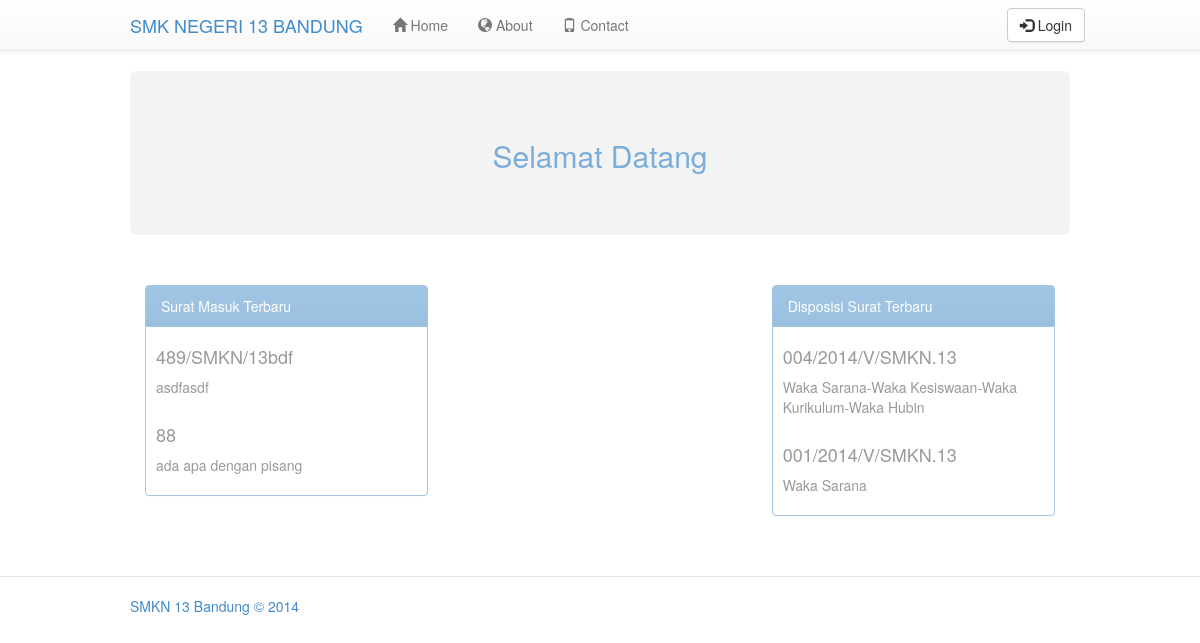
/old/index2.php, run on the app's committed database.
### tables this page shows
CREATE TABLE IF NOT EXISTS `tbl_surat_masuk` (
  `no_surat` int(5) NOT NULL AUTO_INCREMENT,
  `no_urut` int(5) NOT NULL,
  `indek` varchar(11) NOT NULL,
  `kode_sm` varchar(20) NOT NULL,
  `nomor_agenda` varchar(100) NOT NULL,
  `perihal` text NOT NULL,
  `isi_ringkas` text NOT NULL,
  `asal_surat` varchar(100) NOT NULL,
  `tgl_sm` date NOT NULL,
  `lampiran` int(5) NOT NULL,
  `tgl_diteruskan` date NOT NULL,
  `nama_file` varchar(50) NOT NULL,
  `golongan_surat` varchar(20) NOT NULL,
  `pengolah` varchar(30) NOT NULL,
  PRIMARY KEY (`no_surat`)
);

CREATE TABLE IF NOT EXISTS `tbl_disposisi_surat` (
  `no_surat` varchar(100) NOT NULL,
  `tanggal_penyelesaian` date NOT NULL,
  `tanggal_penerimaan` date NOT NULL,
  `instruksi` text NOT NULL,
  `diteruskan_kpd` varchar(100) NOT NULL,
  `proses` text NOT NULL,
  PRIMARY KEY (`no_surat`)
);

### old/index2.php (the view, shortened to what this page needs)
<?php
include("db.php");
?>
<!DOCTYPE html>
<html lang="en">
  <head>
    <link href="assets/css/bootstrap-theme.css" rel="stylesheet">
    <link href="assets/css/bootstrap.css" rel="stylesheet">
    <link href="assets/css/jumbotron-narrow.css" rel="stylesheet">
    <link href="assets/css/signin.css" rel="stylesheet">
  </head>
  <body style= "background:url(assets/bg/smk13.jpg);background-repeat:no-repeat;background-size:100% 100%;">
    <div class="container" >
      <div class="header">
        <div class="navbar navbar-default navbar-fixed-top" role="navigation">
          <div class="container">
            <div class="navbar-header">
              <a class="navbar-brand text-uppercase" href="index.php" >SMK Negeri 13 Bandung</a>
            </div>
            <div class="navbar-collapse collapse">
              <ul class="nav navbar-nav">
                <li><a href="index.php" data-toggle="tooltip" data-placement="bottom" title="Kembali Ke Beranda" class="tooltip-test"><span class="glyphicon glyphicon-home"></span> Home</a></li>
                <li><a data-toggle="modal" data-target="#about" data-toggle="tooltip" data-placement="bottom" title="Tentang Kami" class="tooltip-test"><span class="glyphicon glyphicon-globe"></span> About</a></li>
                <li><a data-toggle="modal" data-target="#contact" data-toggle="tooltip" data-placement="bottom" title="Contact Us" class="tooltip-test"><span class="glyphicon glyphicon-phone"></span> Contact</a></li>
              </ul>
              <ul class="nav navbar-nav navbar-right">
                <li>
                    <?php if (empty($_SESSION['login_user'])) { ?>
                    <button type="button" class="btn btn-default navbar-btn" data-container="body" data-toggle="popover" data-placement="bottom"><span class="glyphicon glyphicon-log-in"></span> Login </button>
                    <?php }?>
                </li>
              </ul>
            </div>
          </div>
        </div>
      </div>
<div style="opacity:0.7;">
      <div class="jumbotron">
        <h2 class="text-center text-primary">Selamat Datang </h1>
      </div>
      <div class="row marketing" style="opacity:0.7;">
        <div class="col-lg-4 " style="padding-top:10px; ">
          <div class="panel panel-primary">
            <div class="panel-heading tooltip-test" data-toggle="tooltip" data-placement="auto" title="Surat Masuk Terbaru" >
              Surat Masuk Terbaru
            </div>
              <div class="panel-body">
                  <?php
                  $query = $mysqli->query("SELECT * FROM tbl_surat_masuk ORDER BY `tgl_sm` DESC limit 2");
                  while($data = $query->fetch_array()) { ?>
                  <h4><?php echo ($data["nomor_agenda"]) ?></h4>
                  <p><?php echo ($data["isi_ringkas"]) ?></p>
                  <?php  } ?>
              </div>
          </div>
        </div>
        <div class="col-lg-4 col-lg-offset-4 " style="padding-top:10px;">
          <div class="panel panel-primary">
            <div class="panel-heading tooltip-test" data-toggle="tooltip" data-placement="auto" title="Berita Disposisi Surat Terbaru">
              Disposisi Surat Terbaru
            </div>
              <div class="panel-body">
                  <?php
                  $query = $mysqli->query("SELECT sm.nomor_agenda,ssm.*,ds.* FROM tbl_disposisi_surat ds
                  LEFT JOIN tbl_status_sm ssm ON ds.no_surat = ssm.no_surat
                  LEFT JOIN tbl_surat_masuk sm on ssm.no_surat=sm.no_surat  ORDER BY tanggal_penyelesaian DESC LIMIT 2");
                  while($data = $query->fetch_array()) { ?>
                  <h4><?php echo ($data["nomor_agenda"]) ?></h4>
                  <p><?php echo ($data["diteruskan_kpd"]) ?></p>
                  <?php  } ?>
              </div>
          </div>
        </div>
      </div>
    </div>
    </div>
      <div class="footer">
        <p class="text-primary container"><span data-toggle="tooltip" data-placement="auto" title="Maulana Prambadi & Meilina" class="tooltip-test"> SMKN 13 Bandung &copy; 2014</span></p>
      </div>
  </body>
</html>

### assets/css/jumbotron-narrow.css (style rules this page uses)
body { padding-top: 20px; padding-bottom: 20px; }
.header, .marketing, .footer { padding-right: 15px; padding-left: 15px; }
.header { border-bottom: 1px solid #e5e5e5; }
.footer { padding-top: 19px; color: #777; border-top: 1px solid #e5e5e5; }
@media (min-width: 768px) { .container { width: 750px; } }
@media (min-width: 992px) { .container { width: 970px; } }
.jumbotron { text-align: center; border-bottom: 1px solid #e5e5e5; margin-top: 50px; }
.marketing { margin: 40px 0; }
.marketing p + h4 { margin-top: 28px; }
@media screen and (min-width: 768px) { .header, .marketing, .footer { padding-right: 0; padding-left: 0; } }
@media screen and (min-width: 768px) { .header { margin-bottom: 30px; } }
@media screen and (min-width: 768px) { .jumbotron { border-bottom: 0; } }

### data on the page
tbl_surat_masuk: nomor_agenda "489/SMKN/13bdf", isi_ringkas "asdfasdf"
tbl_surat_masuk: nomor_agenda "88", isi_ringkas "ada apa dengan pisang"
tbl_disposisi_surat: tbl_surat_masuk.nomor_agenda "004/2014/V/SMKN.13", diteruskan_kpd "Waka Sarana-Waka Kesiswaan-Waka Kurikulum-Waka Hubin"
tbl_disposisi_surat: tbl_surat_masuk.nomor_agenda "001/2014/V/SMKN.13", diteruskan_kpd "Waka Sarana"
